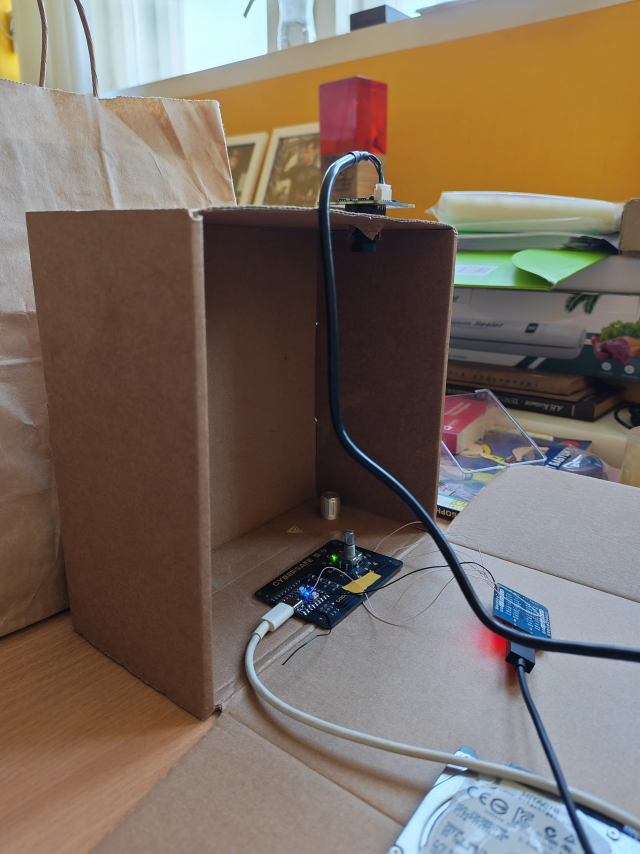
#> input picture media/photo_2026-09-29_13-51-10.jpg, 1920 x 2560 px (shown at 1/3 size)
$ python detect_digit.py ../media/photo_2026-09-29_13-51-10.jpg
#> lines starting #> are read from the running program, lines starting #| are printed output that depends on the picture; after the words box and inside, x2 and y2 are one past the last pixel; in counts of white or black regions, pixels touching at a corner belong together
#!/usr/bin/env python3
# Детектор текущей цифры по горящему зелёному светодиоду.
# Использование:
#   python3 detect_digit.py            один замер (снимет кадр)
#   python3 detect_digit.py --live     непрерывно
#   python3 detect_digit.py img.jpg    по готовому изображению
import cv2, json, sys, numpy as np, time, os
from grab import capture

COORDS = "led_coords.json"
LIT_THRESHOLD = 25          # мин. "зелёность" чтобы считать LED горящим

def load_coords():
    d = json.load(open(COORDS))
    return d["leds"], d.get("radius", 18)

def greenness_score(img, x, y, r):
    h, w = img.shape[:2]
    x0, x1 = max(0, x - r), min(w, x + r)
    y0, y1 = max(0, y - r), min(h, y + r)
    roi = img[y0:y1, x0:x1].astype(np.int16)   # BGR
    if roi.size == 0: return 0.0
    yy, xx = np.ogrid[y0:y1, x0:x1]
    mask = (xx - x) ** 2 + (yy - y) ** 2 <= r * r
    B, G, R = roi[:, :, 0], roi[:, :, 1], roi[:, :, 2]
    green = np.clip(G - np.maximum(R, B), 0, 255)   # насколько "зелено"
    vals = green[mask]
    return float(vals.mean()) if vals.size else 0.0

def detect(img, leds, r):
    scores = [greenness_score(img, l["x"], l["y"], r) for l in leds]
    best = int(np.argmax(scores))
    lit = scores[best] >= LIT_THRESHOLD
    return (best if lit else None), scores

def annotate(img, leds, r, digit, scores):
    out = img.copy()
    for i, l in enumerate(leds):
        col = (0, 255, 0) if i == digit else (0, 0, 255)
        cv2.circle(out, (l["x"], l["y"]), r, col, 2)
        cv2.putText(out, f"{i}:{scores[i]:.0f}", (l["x"] - 12, l["y"] - r - 4),
                    cv2.FONT_HERSHEY_SIMPLEX, 0.5, col, 1)
    txt = f"ЦИФРА: {digit}" if digit is not None else "нет свечения"
    cv2.putText(out, txt, (10, 30), cv2.FONT_HERSHEY_SIMPLEX, 1.0, (0, 255, 255), 2)
    return out

def main():
    if not os.path.exists(COORDS):
        print(f"нет {COORDS} — сначала запусти mark_leds.py"); return
    leds, r = load_coords()
#> (reads 1_перебор_пароля/led_coords.json from the repository)
    args = sys.argv[1:]
    live = "--live" in args
    imgpath = next((a for a in args if not a.startswith("--")), None)

    if live:
        print("LIVE. Ctrl+C для выхода.")
        try:
            while True:
                img = capture()
                if img is None: continue
                d, sc = detect(img, leds, r)
                print(f"цифра={d}  scores=" + " ".join(f"{i}:{s:.0f}" for i, s in enumerate(sc)))
                time.sleep(0.3)
        except KeyboardInterrupt:
            pass
    else:
        img = cv2.imread(imgpath) if imgpath else capture()
#> img is the input picture: shape (2560, 1920, 3); mean B, G, R 95.8, 107.8, 122.3
        d, sc = detect(img, leds, r)
#> in greenness_score, `green = np.clip(G - np.maximum(R, B), 0, 255)   # насколько "зелено"`: green: shape (36, 36) int16; every value is 0
#> in greenness_score, `vals = green[mask]`: vals = 1007 values from 0 to 0
#> call 2 of greenness_score, with x = 611, y = 195, r = 18
#> in greenness_score (call 2), `x0, x1 = max(0, x - r), min(w, x + r)`: x0 = 593; x1 = 629
#> in greenness_score (call 2), `y0, y1 = max(0, y - r), min(h, y + r)`: y0 = 177; y1 = 213
#> in greenness_score (call 2), `yy, xx = np.ogrid[y0:y1, x0:x1]`: yy = 36 values from 177 to 212
#> in greenness_score (call 2), `mask = (xx - x) ** 2 + (yy - y) ** 2 <= r * r`:
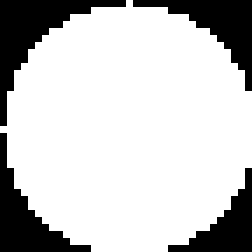
#> mask: shape (36, 36) bool (shown 7 times larger); 77.7% white; 4 black regions, box (x1, y1, x2, y2) and area: (0, 0, 18, 18) 90, (19, 0, 36, 13) 72, (0, 19, 13, 36) 72, (24, 24, 36, 36) 55
#> in greenness_score (call 2), `vals = green[mask]`: vals = 1007 values, max 3 at index 1005, min 0 at index 0, mean 0.0318
#> call 3 of greenness_score, with x = 710, y = 332, r = 18
#> in greenness_score (call 3), `x0, x1 = max(0, x - r), min(w, x + r)`: x0 = 692; x1 = 728
#> in greenness_score (call 3), `y0, y1 = max(0, y - r), min(h, y + r)`: y0 = 314; y1 = 350
#> in greenness_score (call 3), `yy, xx = np.ogrid[y0:y1, x0:x1]`: yy = 36 values from 314 to 349
#> in greenness_score (call 3), `B, G, R = roi[:, :, 0], roi[:, :, 1], roi[:, :, 2]`:
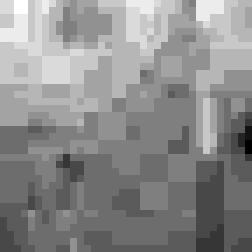
#> B: shape (36, 36) int16 (shown 7 times larger); min 42, max 56, mean 49.7; drawn with min black and max white
#> in greenness_score (call 3), `vals = green[mask]`: vals = 1007 values from 0 to 0
#> in greenness_score (call 7), `x0, x1 = max(0, x - r), min(w, x + r)`: x0 = 279; x1 = 315
#> in greenness_score (call 7), `y0, y1 = max(0, y - r), min(h, y + r)`: y0 = 606; y1 = 642
#> in greenness_score (call 7), `yy, xx = np.ogrid[y0:y1, x0:x1]`: yy = 36 values from 606 to 641
#> in greenness_score (call 7), `B, G, R = roi[:, :, 0], roi[:, :, 1], roi[:, :, 2]`:
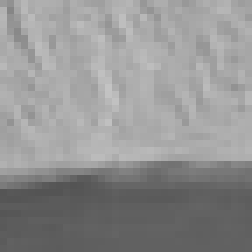
#> R: shape (36, 36) int16 (shown 7 times larger); min 84, max 195, mean 146
#> in greenness_score (call 8), `x0, x1 = max(0, x - r), min(w, x + r)`: x0 = 190; x1 = 226
#> in greenness_score (call 8), `y0, y1 = max(0, y - r), min(h, y + r)`: y0 = 478; y1 = 514
#> in greenness_score (call 8), `yy, xx = np.ogrid[y0:y1, x0:x1]`: yy = 36 values from 478 to 513
#> in greenness_score (call 8), `green = np.clip(G - np.maximum(R, B), 0, 255)   # насколько "зелено"`:
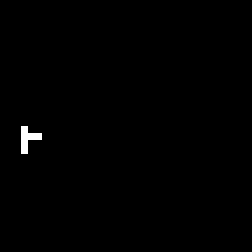
#> green: shape (36, 36) int16 (shown 7 times larger); values 0 (black) and 1 (white), 0.46% white in thin lines or dots, all inside (x1, y1, x2, y2) = (3, 18, 6, 22)
#> in greenness_score (call 8), `vals = green[mask]`: vals = 1007 values, max 1 at index 489, min 0 at index 0, mean 0.00596
#> in greenness_score (call 9), `y0, y1 = max(0, y - r), min(h, y + r)`: y0 = 308; y1 = 344
#> in greenness_score (call 9), `yy, xx = np.ogrid[y0:y1, x0:x1]`: yy = 36 values from 308 to 343
#> in greenness_score (call 9), `B, G, R = roi[:, :, 0], roi[:, :, 1], roi[:, :, 2]`:
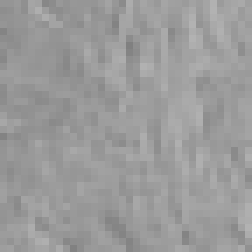
#> G: shape (36, 36) int16 (shown 7 times larger); min 128, max 178, mean 155.1
#> in greenness_score (call 9), `vals = green[mask]`: vals = 1007 values from 0 to 0
#> in greenness_score (call 10), `x0, x1 = max(0, x - r), min(w, x + r)`: x0 = 286; x1 = 322
#> in greenness_score (call 10), `y0, y1 = max(0, y - r), min(h, y + r)`: y0 = 183; y1 = 219
#> in greenness_score (call 10), `roi = img[y0:y1, x0:x1].astype(np.int16)`:
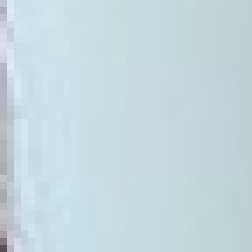
#> roi: shape (36, 36, 3) int16 (shown 7 times larger); mean B, G, R 221.8, 217, 197.4
#> in greenness_score (call 10), `yy, xx = np.ogrid[y0:y1, x0:x1]`: yy = 36 values from 183 to 218
#> in greenness_score (call 10), `B, G, R = roi[:, :, 0], roi[:, :, 1], roi[:, :, 2]`:
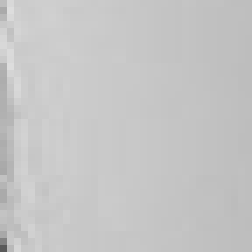
#> R: shape (36, 36) int16 (shown 7 times larger); min 90, max 221, mean 197.4
#> in detect, `scores = [greenness_score(img, l["x"], l["y"], r) for l in leds]`: scores = [0, 0.0318, 0, 0, 0.101, 0, 0, 0.00596, 0, 0]
#> in detect, `best = int(np.argmax(scores))`: best = 4
#> in detect, `lit = scores[best] >= LIT_THRESHOLD`: lit = False
#> d = None; sc = [0, 0.0318, 0, 0, 0.101, 0, 0, 0.00596, 0, 0]
        cv2.imwrite("detected.jpg", annotate(img, leds, r, d, sc))
        print(f"ЦИФРА: {d}")
#| ЦИФРА: None
        print("scores: " + " ".join(f"{i}:{s:.0f}" for i, s in enumerate(sc)))
#| scores: 0:0 1:0 2:0 3:0 4:0 5:0 6:0 7:0 8:0 9:0
        print("аннотированный кадр -> detected.jpg")

if __name__ == "__main__":
    main()
